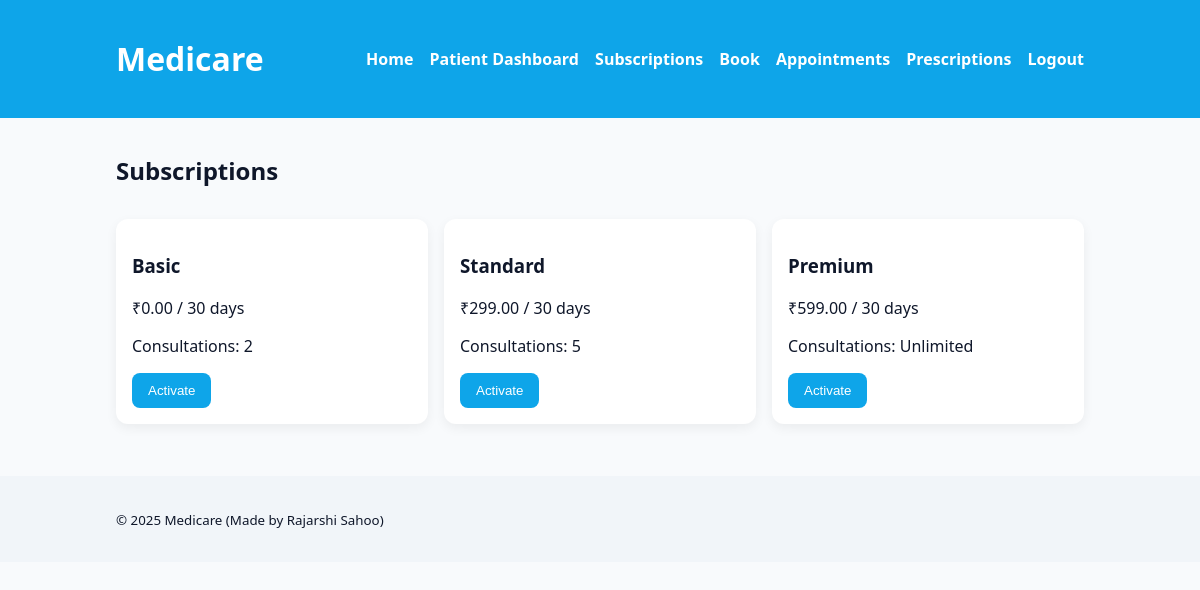
The app's page /subscription.php (signed in) with its own data.
### tables this page shows
CREATE TABLE subscriptions (
  id INT AUTO_INCREMENT PRIMARY KEY,
  plan_name VARCHAR(100) NOT NULL,
  price DECIMAL(10,2) NOT NULL DEFAULT 0.00,
  duration_days INT NOT NULL,
  max_consultations INT DEFAULT NULL,  
  created_at TIMESTAMP DEFAULT CURRENT_TIMESTAMP
);

### subscription.php (the view, shortened to what this page needs)
<?php
require_once 'includes/db.php';
$plans = $conn->query("SELECT id, plan_name, price, duration_days, max_consultations FROM subscriptions ORDER BY price ASC");
?>
<?php include 'includes/header.php'; ?>
<h2>Subscriptions</h2>
<div class="grid">
  <?php while ($p = $plans->fetch_assoc()): ?>
    <div class="card">
      <h3><?php echo htmlspecialchars($p['plan_name']); ?></h3>
      <p>₹<?php echo htmlspecialchars($p['price']); ?> / <?php echo (int)$p['duration_days']; ?> days</p>
      <p>Consultations: <?php echo is_null($p['max_consultations']) ? 'Unlimited' : (int)$p['max_consultations']; ?></p>
      <form method="post">
        <button class="btn" type="submit">Activate</button>
      </form>
    </div>
  <?php endwhile; ?>
</div>
<?php include 'includes/footer.php'; ?>

### css/style.css (style rules this page uses)
* { box-sizing: border-box; }
body { margin:0; font-family: system-ui, -apple-system, Segoe UI, Roboto, Arial, sans-serif; background:#f8fafc; color:#0f172a; }
.btn { background:#0ea5e9; border:none; color:white; padding:10px 16px; border-radius:8px; cursor:pointer; text-decoration:none; display:inline-block; }
.grid { display:grid; grid-template-columns: repeat(auto-fit, minmax(260px, 1fr)); gap:16px; }
.card { background:white; padding:16px; border-radius:12px; box-shadow: 0 4px 12px rgba(0,0,0,0.06); margin: 12px 0; }

### records on screen
subscriptions: plan_name "Basic", price "0.00", duration_days "30", max_consultations "2"
subscriptions: plan_name "Standard", price "299.00", duration_days "30", max_consultations "5"
subscriptions: plan_name "Premium", price "599.00", duration_days "30", shows "Unlimited"
